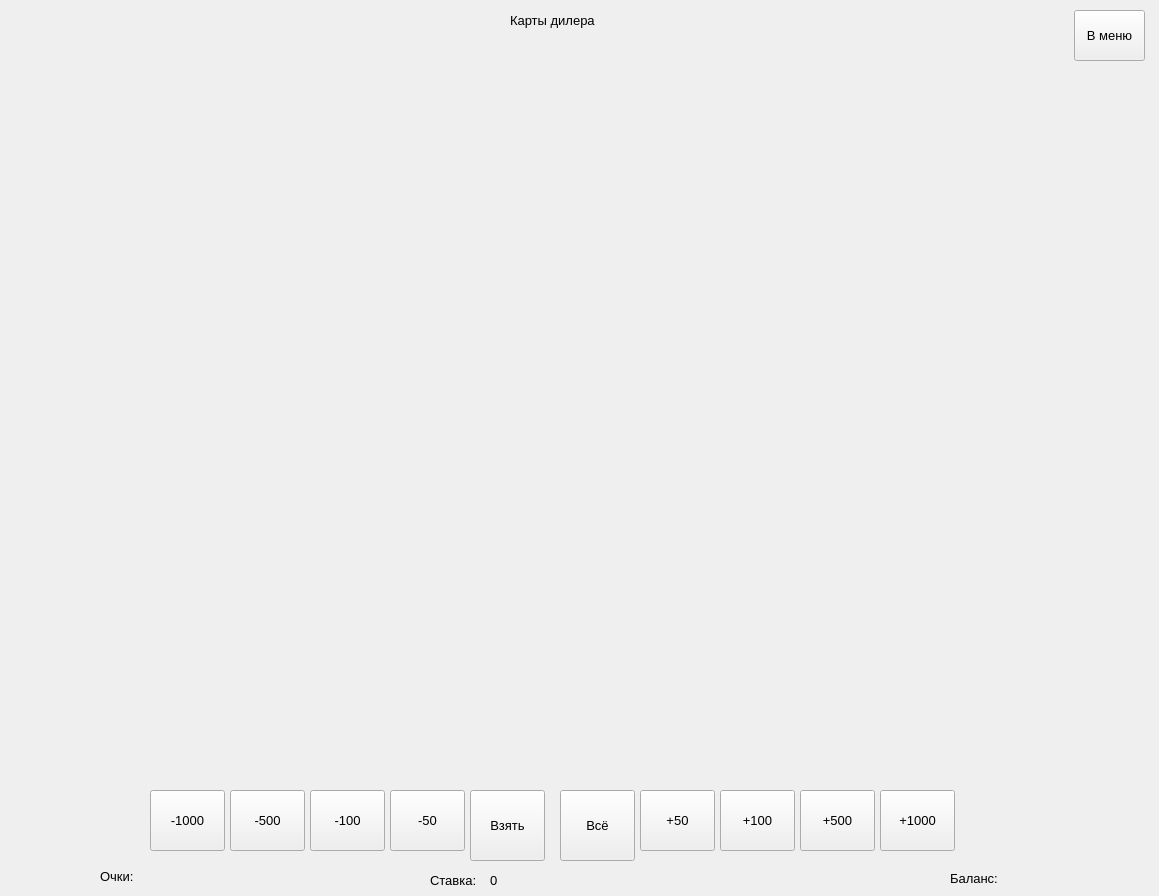
<?xml version="1.0" encoding="UTF-8"?>
<ui version="4.0">
 <class>Form</class>
 <widget class="QWidget" name="Form">
  <property name="geometry">
   <rect>
    <x>0</x>
    <y>0</y>
    <width>1159</width>
    <height>896</height>
   </rect>
  </property>
  <property name="minimumSize">
   <size>
    <width>1159</width>
    <height>896</height>
   </size>
  </property>
  <property name="maximumSize">
   <size>
    <width>1159</width>
    <height>896</height>
   </size>
  </property>
  <property name="font">
   <font>
    <pointsize>10</pointsize>
   </font>
  </property>
  <property name="windowTitle">
   <string>Form</string>
  </property>
  <widget class="QLabel" name="card3">
   <property name="geometry">
    <rect>
     <x>294</x>
     <y>626</y>
     <width>111</width>
     <height>141</height>
    </rect>
   </property>
   <property name="text">
    <string/>
   </property>
  </widget>
  <widget class="QLabel" name="card1">
   <property name="geometry">
    <rect>
     <x>454</x>
     <y>626</y>
     <width>111</width>
     <height>141</height>
    </rect>
   </property>
   <property name="text">
    <string/>
   </property>
  </widget>
  <widget class="QLabel" name="card2">
   <property name="geometry">
    <rect>
     <x>624</x>
     <y>626</y>
     <width>111</width>
     <height>141</height>
    </rect>
   </property>
   <property name="text">
    <string/>
   </property>
  </widget>
  <widget class="QLabel" name="card6">
   <property name="geometry">
    <rect>
     <x>114</x>
     <y>626</y>
     <width>111</width>
     <height>141</height>
    </rect>
   </property>
   <property name="text">
    <string/>
   </property>
  </widget>
  <widget class="QLabel" name="card4">
   <property name="geometry">
    <rect>
     <x>794</x>
     <y>626</y>
     <width>111</width>
     <height>141</height>
    </rect>
   </property>
   <property name="text">
    <string/>
   </property>
  </widget>
  <widget class="QLabel" name="card5">
   <property name="geometry">
    <rect>
     <x>950</x>
     <y>630</y>
     <width>111</width>
     <height>141</height>
    </rect>
   </property>
   <property name="text">
    <string/>
   </property>
  </widget>
  <widget class="QLabel" name="card11">
   <property name="geometry">
    <rect>
     <x>194</x>
     <y>446</y>
     <width>111</width>
     <height>141</height>
    </rect>
   </property>
   <property name="text">
    <string/>
   </property>
  </widget>
  <widget class="QLabel" name="card9">
   <property name="geometry">
    <rect>
     <x>364</x>
     <y>448</y>
     <width>111</width>
     <height>141</height>
    </rect>
   </property>
   <property name="text">
    <string/>
   </property>
  </widget>
  <widget class="QLabel" name="card7">
   <property name="geometry">
    <rect>
     <x>524</x>
     <y>446</y>
     <width>101</width>
     <height>141</height>
    </rect>
   </property>
   <property name="text">
    <string/>
   </property>
  </widget>
  <widget class="QLabel" name="card8">
   <property name="geometry">
    <rect>
     <x>670</x>
     <y>448</y>
     <width>111</width>
     <height>141</height>
    </rect>
   </property>
   <property name="text">
    <string/>
   </property>
  </widget>
  <widget class="QLabel" name="card10">
   <property name="geometry">
    <rect>
     <x>824</x>
     <y>448</y>
     <width>121</width>
     <height>141</height>
    </rect>
   </property>
   <property name="text">
    <string/>
   </property>
  </widget>
  <widget class="QPushButton" name="give_but">
   <property name="geometry">
    <rect>
     <x>470</x>
     <y>790</y>
     <width>75</width>
     <height>71</height>
    </rect>
   </property>
   <property name="text">
    <string>Взять</string>
   </property>
  </widget>
  <widget class="QPushButton" name="skip_but">
   <property name="geometry">
    <rect>
     <x>560</x>
     <y>790</y>
     <width>75</width>
     <height>71</height>
    </rect>
   </property>
   <property name="text">
    <string>Всё</string>
   </property>
  </widget>
  <widget class="QLabel" name="label">
   <property name="geometry">
    <rect>
     <x>510</x>
     <y>0</y>
     <width>91</width>
     <height>41</height>
    </rect>
   </property>
   <property name="font">
    <font>
     <pointsize>10</pointsize>
    </font>
   </property>
   <property name="text">
    <string>Карты дилера</string>
   </property>
  </widget>
  <widget class="QLabel" name="botcard1">
   <property name="geometry">
    <rect>
     <x>410</x>
     <y>50</y>
     <width>111</width>
     <height>141</height>
    </rect>
   </property>
   <property name="text">
    <string/>
   </property>
  </widget>
  <widget class="QLabel" name="botcard2">
   <property name="geometry">
    <rect>
     <x>570</x>
     <y>52</y>
     <width>111</width>
     <height>141</height>
    </rect>
   </property>
   <property name="text">
    <string/>
   </property>
  </widget>
  <widget class="QLabel" name="botcard4">
   <property name="geometry">
    <rect>
     <x>726</x>
     <y>52</y>
     <width>111</width>
     <height>141</height>
    </rect>
   </property>
   <property name="text">
    <string/>
   </property>
  </widget>
  <widget class="QLabel" name="botcard3">
   <property name="geometry">
    <rect>
     <x>250</x>
     <y>50</y>
     <width>111</width>
     <height>141</height>
    </rect>
   </property>
   <property name="text">
    <string/>
   </property>
  </widget>
  <widget class="QLabel" name="botcard6">
   <property name="geometry">
    <rect>
     <x>100</x>
     <y>50</y>
     <width>111</width>
     <height>141</height>
    </rect>
   </property>
   <property name="text">
    <string/>
   </property>
  </widget>
  <widget class="QLabel" name="botcard5">
   <property name="geometry">
    <rect>
     <x>890</x>
     <y>52</y>
     <width>111</width>
     <height>141</height>
    </rect>
   </property>
   <property name="text">
    <string/>
   </property>
  </widget>
  <widget class="QLabel" name="botcard7">
   <property name="geometry">
    <rect>
     <x>410</x>
     <y>230</y>
     <width>111</width>
     <height>141</height>
    </rect>
   </property>
   <property name="text">
    <string/>
   </property>
  </widget>
  <widget class="QLabel" name="botcard8">
   <property name="geometry">
    <rect>
     <x>566</x>
     <y>232</y>
     <width>111</width>
     <height>141</height>
    </rect>
   </property>
   <property name="text">
    <string/>
   </property>
  </widget>
  <widget class="QPushButton" name="back_but">
   <property name="geometry">
    <rect>
     <x>1074</x>
     <y>10</y>
     <width>71</width>
     <height>51</height>
    </rect>
   </property>
   <property name="text">
    <string>В меню</string>
   </property>
  </widget>
  <widget class="QLabel" name="label_2">
   <property name="geometry">
    <rect>
     <x>430</x>
     <y>870</y>
     <width>51</width>
     <height>21</height>
    </rect>
   </property>
   <property name="font">
    <font>
     <pointsize>10</pointsize>
    </font>
   </property>
   <property name="text">
    <string>Ставка:</string>
   </property>
  </widget>
  <widget class="QPushButton" name="up50">
   <property name="geometry">
    <rect>
     <x>640</x>
     <y>790</y>
     <width>75</width>
     <height>61</height>
    </rect>
   </property>
   <property name="text">
    <string>+50</string>
   </property>
  </widget>
  <widget class="QPushButton" name="up100">
   <property name="geometry">
    <rect>
     <x>720</x>
     <y>790</y>
     <width>75</width>
     <height>61</height>
    </rect>
   </property>
   <property name="text">
    <string>+100</string>
   </property>
  </widget>
  <widget class="QPushButton" name="up500">
   <property name="geometry">
    <rect>
     <x>800</x>
     <y>790</y>
     <width>75</width>
     <height>61</height>
    </rect>
   </property>
   <property name="text">
    <string>+500</string>
   </property>
  </widget>
  <widget class="QPushButton" name="up1000">
   <property name="geometry">
    <rect>
     <x>880</x>
     <y>790</y>
     <width>75</width>
     <height>61</height>
    </rect>
   </property>
   <property name="text">
    <string>+1000</string>
   </property>
  </widget>
  <widget class="QPushButton" name="down50">
   <property name="geometry">
    <rect>
     <x>390</x>
     <y>790</y>
     <width>75</width>
     <height>61</height>
    </rect>
   </property>
   <property name="text">
    <string>-50</string>
   </property>
  </widget>
  <widget class="QPushButton" name="down100">
   <property name="geometry">
    <rect>
     <x>310</x>
     <y>790</y>
     <width>75</width>
     <height>61</height>
    </rect>
   </property>
   <property name="text">
    <string>-100</string>
   </property>
  </widget>
  <widget class="QPushButton" name="down500">
   <property name="geometry">
    <rect>
     <x>230</x>
     <y>790</y>
     <width>75</width>
     <height>61</height>
    </rect>
   </property>
   <property name="text">
    <string>-500</string>
   </property>
  </widget>
  <widget class="QPushButton" name="down1000">
   <property name="geometry">
    <rect>
     <x>150</x>
     <y>790</y>
     <width>75</width>
     <height>61</height>
    </rect>
   </property>
   <property name="text">
    <string>-1000</string>
   </property>
  </widget>
  <widget class="QLabel" name="bet">
   <property name="geometry">
    <rect>
     <x>490</x>
     <y>870</y>
     <width>171</width>
     <height>21</height>
    </rect>
   </property>
   <property name="text">
    <string>0</string>
   </property>
  </widget>
  <widget class="QLabel" name="label_3">
   <property name="geometry">
    <rect>
     <x>950</x>
     <y>870</y>
     <width>61</width>
     <height>16</height>
    </rect>
   </property>
   <property name="text">
    <string>Баланс:</string>
   </property>
  </widget>
  <widget class="QLabel" name="balance">
   <property name="geometry">
    <rect>
     <x>1010</x>
     <y>870</y>
     <width>141</width>
     <height>20</height>
    </rect>
   </property>
   <property name="text">
    <string/>
   </property>
  </widget>
  <widget class="QLabel" name="label_4">
   <property name="geometry">
    <rect>
     <x>100</x>
     <y>870</y>
     <width>47</width>
     <height>13</height>
    </rect>
   </property>
   <property name="text">
    <string>Очки:</string>
   </property>
  </widget>
  <widget class="QLabel" name="score">
   <property name="geometry">
    <rect>
     <x>140</x>
     <y>870</y>
     <width>111</width>
     <height>16</height>
    </rect>
   </property>
   <property name="text">
    <string/>
   </property>
  </widget>
 </widget>
 <resources/>
 <connections/>
</ui>
